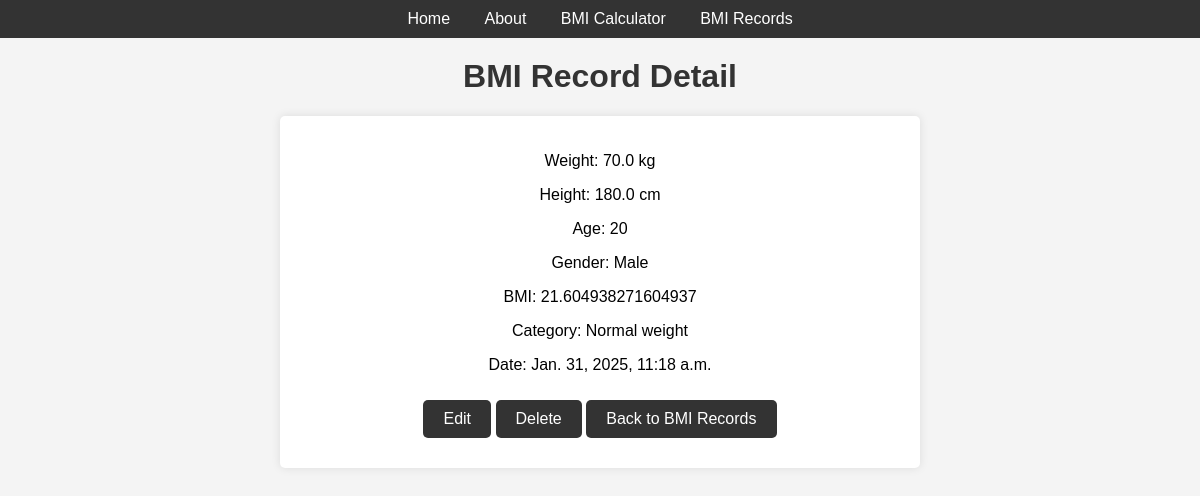
/bmi_records/17/, run on the app's committed database.
### App/models.py (models this page shows, shortened)
class BMIRecord(models.Model):
    GENDER_CHOICES = [
        ('M', 'Male'),
        ('F', 'Female'),
    ]
    weight = models.FloatField()
    height = models.FloatField()
    age = models.IntegerField(default=30)
    gender = models.CharField(max_length=1, choices=GENDER_CHOICES)
    bmi = models.FloatField()
    bmi_category = models.CharField(max_length=20, blank=True)
    date = models.DateTimeField(auto_now_add=True)

### App/views.py (the view)
# urls.py: path('bmi_records/<int:pk>/', BMIRecordDetailView.as_view(), name='bmi_detail'),
class BMIRecordDetailView(DetailView):
    model = BMIRecord
    context_object_name = 'bmi_record'
    template_name = 'apps/bmi_record_detail.html'

### App/templates/apps/bmi_record_detail.html
{% extends 'apps/base.html' %}
{% load static %}
{% block content %}
    <h1>BMI Record Detail</h1>
    <div class="record-detail">
        <p>Weight: {{ bmi_record.weight }} kg</p>
        <p>Height: {{ bmi_record.height }} cm</p>
        <p>Age: {{ bmi_record.age }}</p>
        <p>Gender: {{ bmi_record.get_gender_display }}</p>
        <p>BMI: {{ bmi_record.bmi }}</p>
        <p>Category: {{ bmi_record.bmi_category }}</p>
        <p>Date: {{ bmi_record.date }}</p>
        <a href="{% url 'bmi_update' bmi_record.pk %}" class="button">Edit</a>
        <a href="{% url 'bmi_delete' bmi_record.pk %}" class="button">Delete</a>
        <a href="{% url 'bmi_record_list' %}" class="button">Back to BMI Records</a>
    </div>
{% endblock content %}

### App/static/css/base.css (style rules this page uses)
body { font-family: Arial, sans-serif; background-color: #f4f4f4; margin: 0; padding: 0; }
h1 { color: #333; text-align: center; margin-top: 20px; }
a.button { display: inline-block; padding: 10px 20px; margin: 10px 0; background-color: #333; color: #fff; text-decoration: none; border-radius: 5px; }
.record-detail { background-color: #fff; padding: 20px; margin: 20px auto; border-radius: 5px; box-shadow: 0 0 10px rgba(0, 0, 0, 0.1); max-width: 600px; text-align: center; }

### data on the page
BMIRecord: weight "70.0", height "180.0", age "20", gender "Male", bmi "21.604938271604937", bmi_category "Normal weight", date "Jan. 31, 2025, 11:18 a.m."
